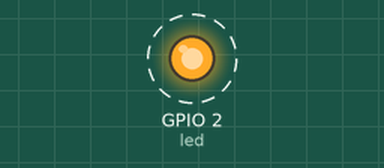
Simulated run of this program. Board: ESP32 board running MicroPython. Parts: output pins drawn as LEDs (lit = HIGH). Dashed ring = blinking.

Above: at 0.05 s.
Timing chart, 0 to 3.0 s (numbered marks = the images above):
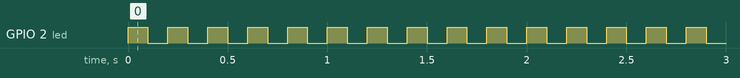

The program:

02_blink2.py
```python
from machine import Pin
from time import sleep

# Define an I/O device called led
# led is connected to Pin 2; it is an Output device
led = Pin(2, Pin.OUT)

while True:  # Run the following forever
    led.on()
    sleep(0.1)
    led.off()
    sleep(0.1)

# Learning Target 1:
    # Your ESP32 CANNOT multitask
    # When a while-true program is running, you cannot modify any code and run any other code
    # You must first stop the program to do other things (by pressing the red "stop" button on Thonny)

# Learning Target 2:
    # Adjust the sleeping time to make different flashing patterns
```

Measured:
- by itself, GPIO 2 (led): alternates HIGH for 0.10 s and LOW for 0.10 s
